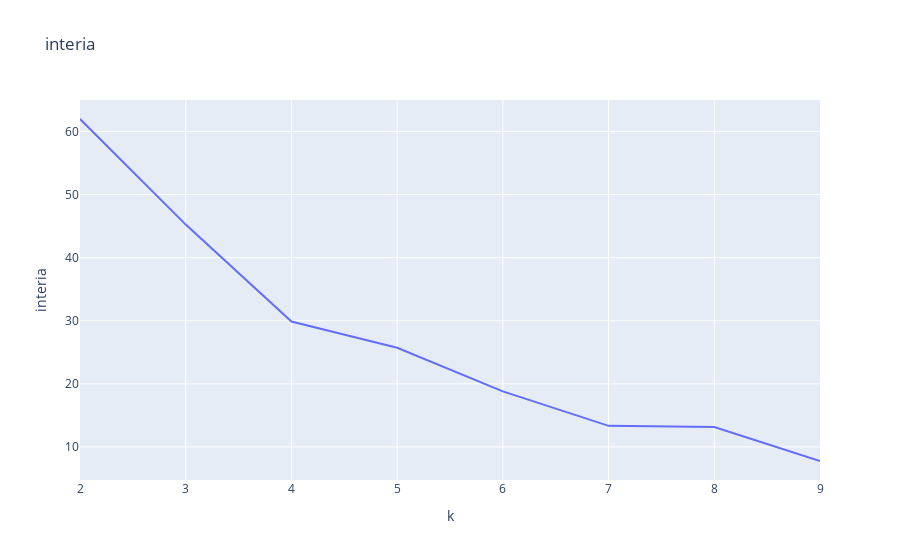
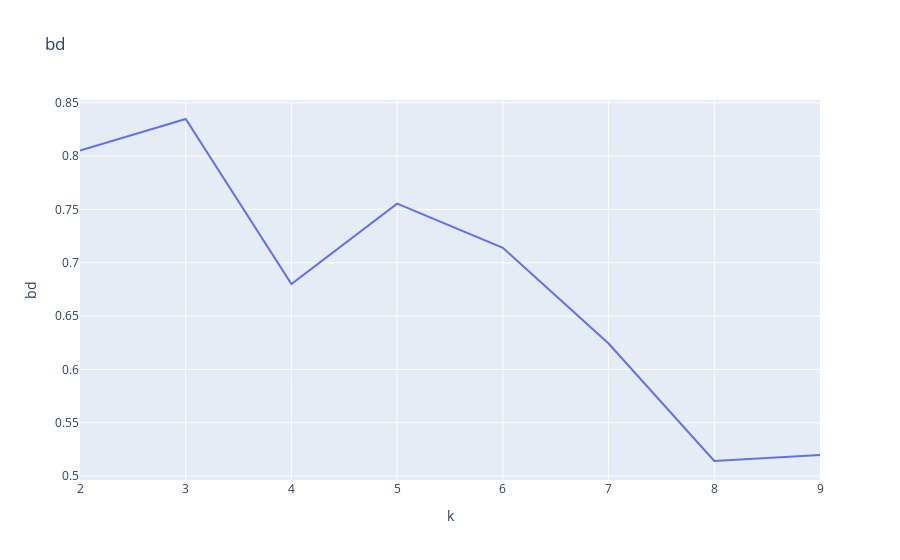
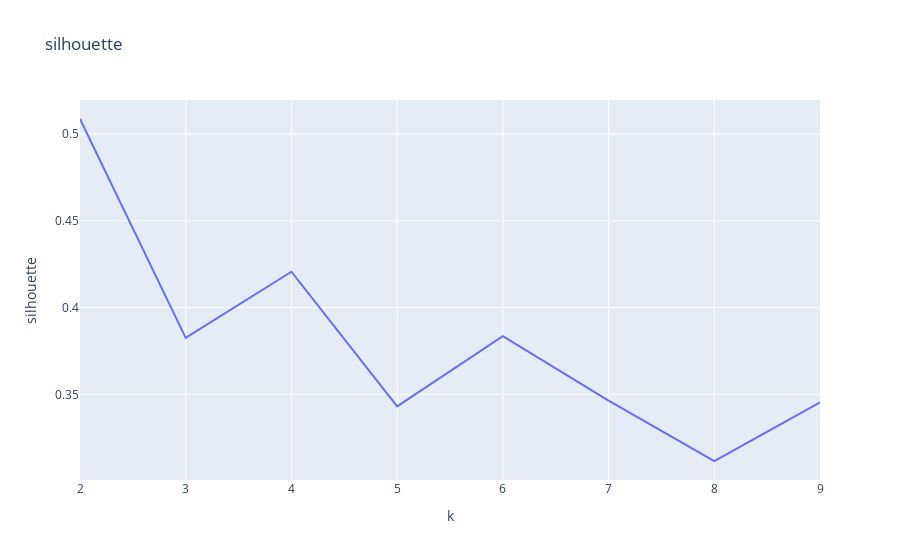

The code cell stored with these charts, in order, in its notebook:
### Code cell
for kpi in score_list.columns.to_list()[1:]:
    fig = px.line(score_list, x="k", y=kpi, title=kpi)
    fig.write_html(f".assets/graphs/{kpi}.html")
    fig.show()

### Figure 1 — Plotly figure (JSON) as saved in the notebook; plotly's stock layout.template omitted (floating-point values rounded to 4 significant figures)
{"data": [{"hovertemplate": "k=%{x}<br>interia=%{y}<extra></extra>", "legendgroup": "", "line": {"color": "#636efa", "dash": "solid"}, "marker": {"symbol": "circle"}, "mode": "lines", "name": "", "orientation": "v", "showlegend": false, "type": "scatter", "x": [2, 3, 4, 5, 6, 7, 8, 9], "xaxis": "x", "y": [61.97, 45.24, 29.87, 25.72, 18.81, 13.34, 13.15, 7.769], "yaxis": "y"}], "layout": {"legend": {"tracegroupgap": 0}, "title": {"text": "interia"}, "xaxis": {"anchor": "y", "domain": [0, 1], "title": {"text": "k"}}, "yaxis": {"anchor": "x", "domain": [0, 1], "title": {"text": "interia"}}}}

### Figure 2 — Plotly figure (JSON) as saved in the notebook; plotly's stock layout.template omitted (floating-point values rounded to 4 significant figures)
{"data": [{"hovertemplate": "k=%{x}<br>bd=%{y}<extra></extra>", "legendgroup": "", "line": {"color": "#636efa", "dash": "solid"}, "marker": {"symbol": "circle"}, "mode": "lines", "name": "", "orientation": "v", "showlegend": false, "type": "scatter", "x": [2, 3, 4, 5, 6, 7, 8, 9], "xaxis": "x", "y": [0.8053, 0.8348, 0.68, 0.7554, 0.714, 0.6243, 0.5142, 0.5198], "yaxis": "y"}], "layout": {"legend": {"tracegroupgap": 0}, "title": {"text": "bd"}, "xaxis": {"anchor": "y", "domain": [0, 1], "title": {"text": "k"}}, "yaxis": {"anchor": "x", "domain": [0, 1], "title": {"text": "bd"}}}}

### Figure 3 — Plotly figure (JSON) as saved in the notebook; plotly's stock layout.template omitted (floating-point values rounded to 4 significant figures)
{"data": [{"hovertemplate": "k=%{x}<br>silhouette=%{y}<extra></extra>", "legendgroup": "", "line": {"color": "#636efa", "dash": "solid"}, "marker": {"symbol": "circle"}, "mode": "lines", "name": "", "orientation": "v", "showlegend": false, "type": "scatter", "x": [2, 3, 4, 5, 6, 7, 8, 9], "xaxis": "x", "y": [0.5087, 0.3826, 0.4207, 0.3431, 0.3835, 0.3464, 0.3116, 0.3453], "yaxis": "y"}], "layout": {"legend": {"tracegroupgap": 0}, "title": {"text": "silhouette"}, "xaxis": {"anchor": "y", "domain": [0, 1], "title": {"text": "k"}}, "yaxis": {"anchor": "x", "domain": [0, 1], "title": {"text": "silhouette"}}}}
